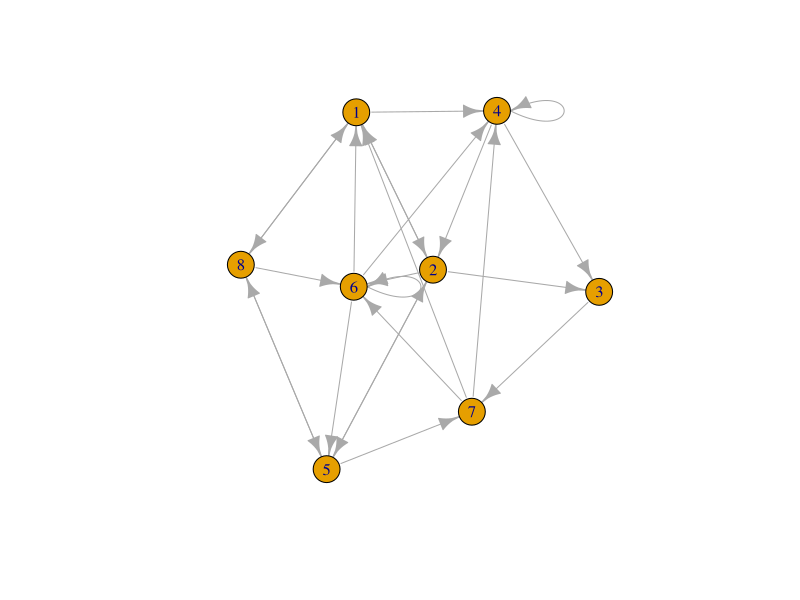
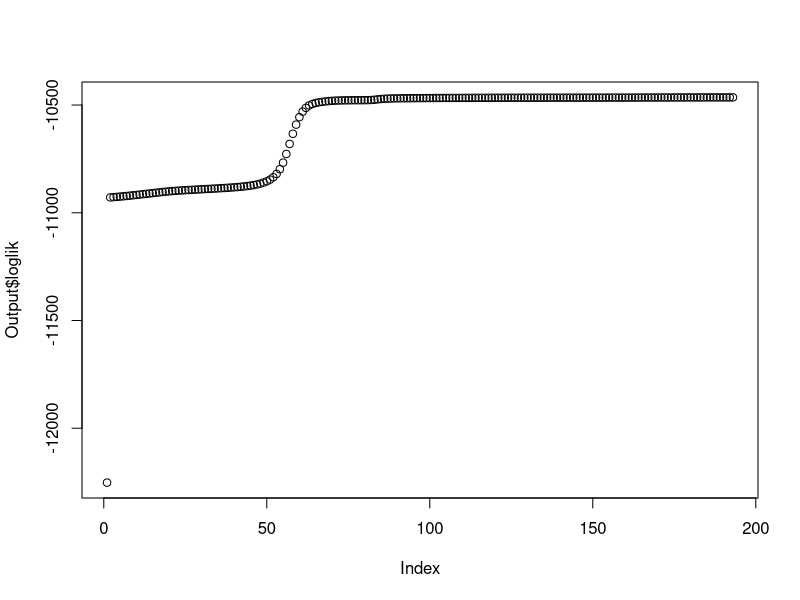
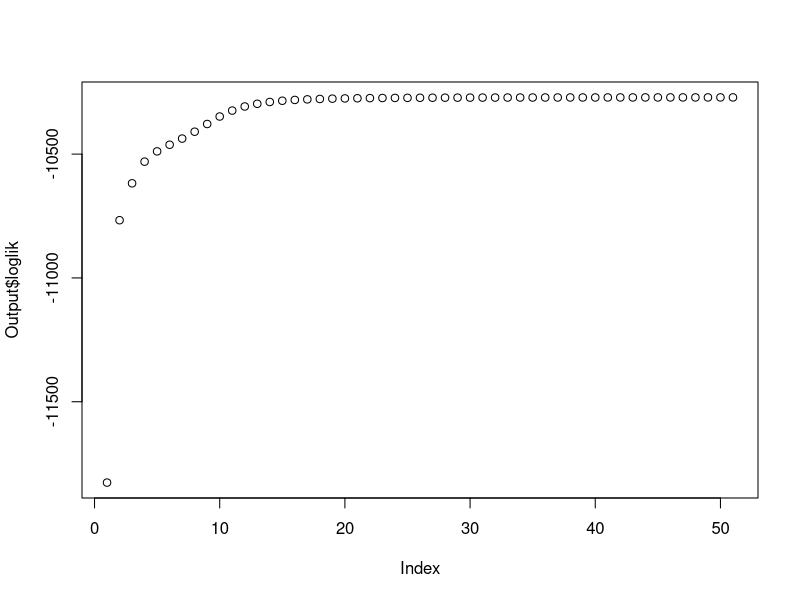
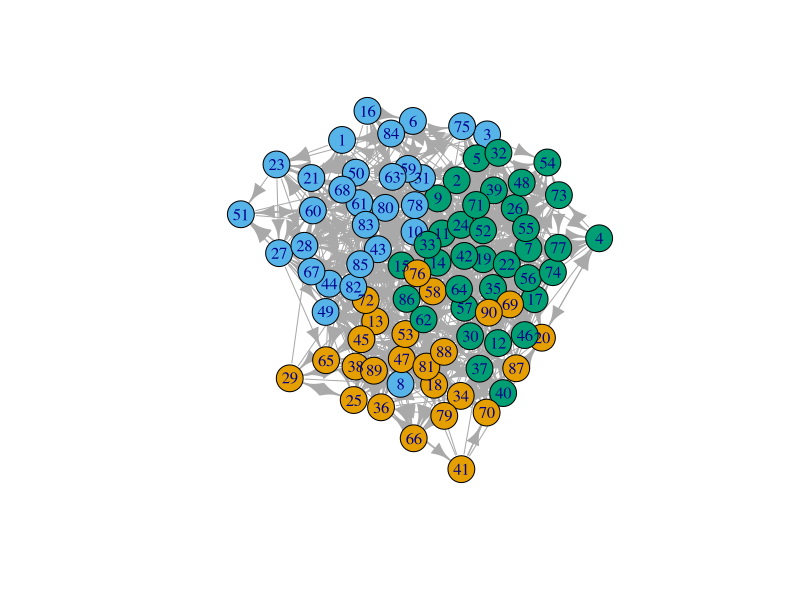

These figures' R source, in order:
## ---- chunk 1
set.seed(20222023)
library(igraph)
library(ggraph)
library(ggplot2)
G1 = sample_gnp(n = 8, p = .4, directed = T, loops = TRUE)
X = as.matrix(as_adjacency_matrix(G1))
#pdf('mtg.pdf')
p1=plot(G1)

#dev.off()
X
## ---- chunk 2
TransMat = function(adjMat, epsilon){
  K = ncol(adjMat)
  A = (1- epsilon)* (adjMat / rowSums(adjMat)) + (epsilon/K) * diag(K)
  return(A)
}
## ---- chunk 3
A = TransMat(adjMat = X, epsilon = 0.05)
v = eigen(t(A))$vectors[, 1]
Pi = Re(v)/sum(Re(v))
round(Pi, 3)
## ---- chunk 4
set.seed(20222023)
n = 1000
Sequance = rep(0, n)
Sequance[1] = 2
for (i in 2:n){
  Sequance[i] = sample(1:8, size = 1, prob = A[Sequance[i-1],])
}

## ---- chunk 5
temp = table(Sequance[1:n-1],Sequance[2:n])
A_hat = temp/rowSums(temp)
A_hat
## ---- chunk 6
v_hat = eigen(t(A_hat))$vectors[, 1]
Pi_hat = Re(v_hat)/sum(Re(v_hat))
round(Pi_hat, 3)
print("The l1 norm of their difference is:")
sum(abs(Pi - Pi_hat))
print("The forward KL divergence is:")
sum(Pi*log(Pi/Pi_hat))
## ---- chunk 7
A_mat = matrix(c(0.7, 0.2, 0.1, 0.25, 0.7, 0.05, 0.1, 0.1, 0.8), byrow = T, nrow = 3)

B = matrix(c(0.2, 0, 0.1, 0, 0.1, 0.3, 0.1, 0.3, 0, 0.1, 0.2, 0.2, 0.2, 0, 0.1, 0.3, 0, 0, 0.1, 0.1, 0.1, 0, 0, 0.2, 0, 0.2, 0, 0, 0.1, 0), byrow = T, ncol = 3)

hidden_states = c('Sport', 'Culture', 'Beauty')

emissions = c('Abdominaux', 'Cosmetiques', 'Livres', 'Age', 'Force', 'Endurance', 'Resilience', 'Creme', 'Histoire', 'Mathematique')
## ---- chunk 8
new_B=matrix(nrow=55, ncol = 3)
B_couples=matrix(nrow=55, ncol = 3)

k=1
#all couples
for (i in 1:10){
    for (j in 1:10){
        if (i<=j){
            new_B[k, ]=B[i, ]*B[j, ]
        
        k=k+1
        
        
        }
    
    
    }
} 
#Taking care of repeated couple (by brute force)
mask=c(1, 11, 20, 28, 35, 41, 46, 50, 53, 55)
B_couples[mask,]=new_B[mask,]
B_couples[2:10, ]=2*new_B[2:10, ]
B_couples[12:19, ]=2*new_B[12:19, ]
B_couples[21:27, ]=2*new_B[21:27, ]
B_couples[29:34, ]=2*new_B[29:34, ]
B_couples[36:40, ]=2*new_B[36:40, ]
B_couples[42:45, ]=2*new_B[42:45, ]
B_couples[47:49, ]=2*new_B[47:49, ]
B_couples[51:52, ]=2*new_B[51:52, ]
B_couples[54, ]=2*new_B[54, ]
colSums(B_couples)#it sums to 1
## ---- chunk 9
set.seed(20222023)
n_couples = 55
n_states = 3
Z = matrix(rep(0, 30*100), nrow = 30)
XX = matrix(rep(0, 30*100), nrow = 30)
pi_start = c(0.1, 0.3, 0.6)
for (i in 1:30){
  Z[i, 1] = sample(1:n_states, size = 1, prob = pi_start)
  XX[i, 1] = sample(1:n_couples, size = 1, prob = B_couples[, Z[i, 1]])
}

for (i in 1:30){
  for (j in 2:100){
    Z[i, j] = sample(1:n_states, size = 1, prob = A_mat[Z[i, j-1], ])
    XX[i, j] = sample(1:n_couples, size = 1, prob = B_couples[, Z[i, j]])
  }
}
## ---- chunk 10
#implementation of the logsumexp trick
logsumexp <- function(logx) {
# compute \log(\sum exp(logx)) by rescaling it by m = \max(logx)
# indeed : \log(\sum exp(logx)) = m + \log(\sum exp(logx - m))
# This ensures an exp(0) somewhere in the sum
m = max(logx)
return(m + log(sum(exp(logx - m))))
}


#The forward algorithm as explained in the appendix
forward = function(emis, trans, initial, data){
    #A function that implements the forward algorithm
    #initialization
    K = ncol(trans)
    T = ncol(data)
    n = nrow(data)
    epsilon = 1e-300#to avoid taking log of 0 if it happens
    logalph = array(rep(0, K*T*n), dim = c(n, K, T))
    
    for (i in 1:n){
    #fill in the first element in logspace
    logalph[i, , 1] = log(initial) + log(emis[data[i, 1], ] + epsilon)
    }
    
    for (t in 2:T){
        for (k in 1:K){
            for (i in 1:n){
                #the argument for the log sum exp function 
                arg =  log(trans[, k]+epsilon) + logalph[i, , t-1]
                logalph[i, k, t] = log(emis[data[i, t], k]+epsilon) + logsumexp(arg)
    }
    }
    }
    
    return(logalph)
}

#The backward algorithm as explained in the appendix
backward = function(emis, trans, initial, data){
    #A function that implements the backward algorithm
    #initialization
    K = ncol(trans)
    T = ncol(data)
    n = nrow(data)
    epsilon = 1e-300#to avoid taking log of 0 if it happens
    logbeta = array(rep(0, K*T*n), dim = c(n, K, T))
    
    for (i in 1:n){
        #the last element since beta_T=1 its log is 0
        logbeta[i, , T] = 0 + epsilon 
    }
    
    for (t in (T-1):1){
        for (k in 1:K){
            for (i in 1:n){
                #the argument for the log sum exp function
                arg = log(trans[k, ]+epsilon) + log(emis[data[i, t+1], ]+epsilon) + logbeta[i, ,t+1]
                #fill in logbeta
                logbeta[i, k, t] = logsumexp(arg)
            }
        }
    }
    return(logbeta)

}


#Computing the \log\xi matrix as   explained in the appendix
logKSI = function(emis, trans, initial, data, fr, br){
    #this function computes the log ksis
    #initialization
    K = ncol(trans)
    T = ncol(data)
    n = nrow(data)
    epsilon = 1e-300
    KSI_mat = array(rep(0, n*K*K*(T-1)), dim = c(n, (T-1), K, K))
    #compute the loglikelihood of each sequance
    logP = apply(fr[, , T], 1, logsumexp)
    for (l in 1:K){
        for (k in 1:K){
            for (t in 1:(T-1)){
                for (i in 1:n){
                #fill in the ksi matrix
                KSI_mat[i, t, l, k] = (fr[i, l, t] + br[i, k, t+1] + log(trans[l, k]+epsilon) + 
                    log(emis[data[i, t+1], k]+epsilon) - logP[i])
                }
            }
        }
    }
    return(KSI_mat)
}


#all togther we get the Baum-Welch algorithm
Baum_Welch = function(emis, trans, initial, data, n_it, epsilon=1e-6){
   
    
    K = ncol(trans)
    T = ncol(data)
    n = nrow(data)
    brow = nrow(emis)
    
    # Pi_new = rep(0, K)
    A_new = matrix(rep(0, K*K), nrow = K)
    B_new = matrix(rep(0, brow*K), nrow = brow)
    fr = forward(emis, trans, initial, data)
    br = backward(emis, trans, initial, data)
    KSI_mat = logKSI(emis, trans, initial, data, fr, br)
    
    A_old = trans
    B_old = emis
    Pi_old = initial
    loglik = c(sum(apply(fr[, , T], 1, logsumexp)))
    
    comp = array(rep(0, n*K*T), dim = c(n, K, T))
    comp[, , 1:(T-1)] = aperm(apply(KSI_mat, c(1, 2, 3), logsumexp), c(1, 3, 2))
    comp[, , T] = apply(KSI_mat[,(T-1), , ], c(1, 3), logsumexp)
    comp = exp(comp)
    for (iter in 1:n_it){
        #a vectorized formula for pi
        Pi_new = exp(apply(fr[, , 1] + br[, , 1] - apply(fr[, , T], 1, logsumexp), 2, logsumexp)-log(n))
        denom = apply(exp(KSI_mat), c(1, 2, 3), sum)
        nume = exp(KSI_mat)
        
        # comp = exp(LogTau(B_old , A_old, Pi_old , data, fr, br))#for emission matrix
        
        for (l in 1:K){
            for(k in 1:K){
                A_new[l, k] = sum(nume[, , l, k])/sum(denom[ , , l])
            }
        }
        for (j in 1:brow){
            for (k in 1:K){
                B_new[j, k] = sum(comp[, k, ]*(XX==j))/sum(comp[, k, ])
            
            }
        
        }
        B_old = B_new
        A_old = A_new
        Pi_old = Pi_new
        fr = forward(B_old, A_old, Pi_old, data)
        br = backward(B_old, A_old, Pi_old, data)
        KSI_mat = logKSI(B_old, A_old, Pi_old, data, fr, br)
        loglik = c(loglik, sum(apply(fr[, , T], 1, logsumexp)))
        comp[, , 1:(T-1)] = aperm(apply(KSI_mat, c(1, 2, 3), logsumexp), c(1, 3, 2))
        comp[, , T] = apply(KSI_mat[,(T-1), , ], c(1, 3), logsumexp)
        comp = exp(comp)
        if (abs((loglik[iter+1] - loglik[iter])/loglik[iter])<= epsilon){
        break
        }
    }
    
    param = list()
    param$Pi = round(Pi_old, 2)
    param$A = round(A_old, 2)
    param$B = round(B_old, 2)
    param$loglik = loglik
    return(param)
}

## ---- chunk 11
#A naive Initialization
K = n_states
J = n_couples
init_pi = rep(1/K, K)
init_A = abs(matrix(rnorm(n=K^2, sd=10), K, K))
init_A = init_A/rowSums(init_A)
init_B = abs(matrix(rnorm(n=K*J, sd=10), K, J))
init_B = init_B/rowSums(init_B)
init_B = t(init_B)

#estimation

Output = Baum_Welch(emis = init_B, trans=init_A, initial = init_pi, data = XX, n_it=500)
plot(Output$loglik)
## ---- chunk 12
#An initialization by perturbing the initial parmaters a little bit

#coded in class

perturbate_matrix = function(X, noise=7e-2) {
# function to add small noise to the true parameter A & B
X_pert = X +
matrix(rnorm(prod(dim(X)), 0, sd=noise),
nrow(X),
ncol(X))
X_pert = abs(X_pert) # enforce positive values !
X_pert = X_pert / rowSums(X_pert)
return(X_pert)
}

init_pi = (pi_start + abs(rnorm(n = 3, sd = 7e-2)))/sum((pi_start + abs(rnorm(n = 3, sd = 7e-2))))
init_A = perturbate_matrix(X = A_mat)
init_B = t(perturbate_matrix(X=t(B_couples)))
Output = Baum_Welch(emis = init_B, trans=init_A, initial = init_pi, data = XX, n_it=500)

plot(Output$loglik)
#we see that in this case it is better 
## ---- chunk 13
#The Viterbi algorithm algorithm
param_test = list(A = A_mat, B = t(B_couples), pi = pi_start)
Viterbi<-function(x, param){
epsilon<-1e-6
K<-nrow(param$A)
n<-length(x)
S<-matrix(0,K,n)
logV<-matrix(-Inf,K,n)
Zest<-rep(0,n)
for (k in 1:K){
logV[k,1]<-log(param$B[k, x[1]]+epsilon)+log(param$pi[k])
}
# Forward
for (t in (2:n))
for (k in (1:K)){
logV[k,t]=max(logV[,t-1]+log(param$A[,k])+log(param$B[k, x[t]]))
S[k,t-1]=which.max(logV[,t-1]+log(param$A[,k])+log(param$B[k, x[t]]))
}
# Back-tracking
Zest[n]<-which.max(logV[,n])

for (t in (n-1):1)
Zest[t]<-S[Zest[t+1],t]
return(Zest)
}

Z1_hat = Viterbi(x=XX[1, ], param=param_test)

## ---- chunk 14
100*(sum(Z1_hat != Z[1, ]))/length(Z1_hat)
## ---- chunk 15
set.seed(20222023)
SBM_sample = function (n=90, pi_start = c(1/3, 1/3, 1/3), alpha=0.15, beta=0.05, loop=FALSE, directed=TRUE){
    
    K = length(pi_start)
    
    Z = sample(1:K, replace = T, size = n,  prob = pi_start)
    X = matrix(rep(0, n*n), nrow = n)
    Gamma = matrix(rep(alpha, K*K), nrow=K)         
    Gamma[upper.tri(Gamma)|lower.tri(Gamma)] = beta
    
    #if the graph is directed
    if (directed) {
        
        #if loops are allowed (nodes can point to themselves)
        if (loop) {
            for (i in 1:n){
                for (j in 1:n){
                    X[i, j] = rbinom(1, 1, prob = Gamma[Z[i], Z[j]])
                }
            }
            }
        
        #if loops are not allowed (nodes cannot point to themselves)
        else{
            for (i in 1:n){
                for (j in 1:n){
                    if (i!=j) { X[i, j] = rbinom(1, 1, prob = Gamma[Z[i], Z[j]]) }
            }
            }
        }
    }
    
    #if the graph is not directed(thus in this case X is symetric, and loop are not allowed)
    else {
        for (i in 1:n){
            for (j in 1:n){
                if (i<j){
                    X[i, j] = rbinom(1, 1, prob = Gamma[Z[i], Z[j]])
                    X[j, i] = X[i, j]
                }
            }
        }
    }
    
    simul = list()
    simul$Adjacency = X
    simul$cluster = Z
    return (simul)


}

gra = SBM_sample()
## ---- chunk 16
#pdf('sbm_comm.pdf')
plot(graph_from_adjacency_matrix(gra$Adjacency,mode="directed"),vertex.color=gra$cluster)
#dev.off()
## ---- chunk 17
eps = 1/1000
A_one = gra$Adjacency + eps
A_one = A_one / rowSums(A_one)

A_two = (1/90)*matrix(rep(1, 90*90), nrow=90)
rowSums(A_one)
rowSums(A_two)
## ---- chunk 18
set.seed(20222023)
# websites are labeled from 1 to 90
#couples are labeled from 1 to 55 this is to facilitate the computations as explained in the report
group = gra$cluster
Web_1 = rep(0, 500)#webs using A1
cpls_1 = rep(0, 500)#couple using A1
Web_1[1]=7#we begin at website 7
cpls_1[1]=sample(1:n_couples, size=1, prob = B_couples[, group[Web_1[1]]])
for (i in 2:500){
  Web_1[i]=sample(1:90, size=1, prob = A_one[Web_1[i-1], ])
  cpls_1[i]=sample(1:55, size=1, prob = B_couples[, group[Web_1[i]]])
}

## ---- chunk 19
set.seed(20222023)
# websites are labeled from 1 to 90
#couples are labeled from 1 to 55 this is to facilitate the computations as explained in the report
group = gra$cluster
Web_2 = rep(0, 500)#webs using A2
cpls_2 = rep(0, 500)#couple using A2
Web_2[1]=7#we begin at website 7
cpls_2[1]=sample(1:n_couples, size=1, prob = B_couples[, group[Web_2[1]]])
for (i in 2:500){
  Web_2[i]=sample(1:90, size=1, prob = A_two[Web_2[i-1], ])
  cpls_2[i]=sample(1:55, size=1, prob = B_couples[, group[Web_2[i]]])
}
